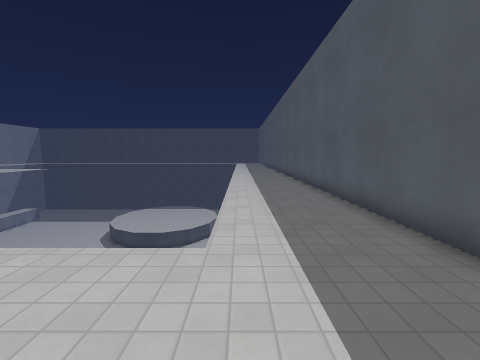
view 1 (above)

20 first-person views from a walk through a Godot game level. The camera is 1.5 m above the floor, tilts 6° down and sees 90° across. The floor is counted in squares, 1 m on a side. Each view is taken from the middle of a square. On the plan, view 1 faces up. The plan holds only what a view shows up to about 13 squares ahead; the rest is blank. The place goes on beyond the plan. Characters and animated objects are left out. Surface patterns are stand-ins for the level's own textures.

view 2
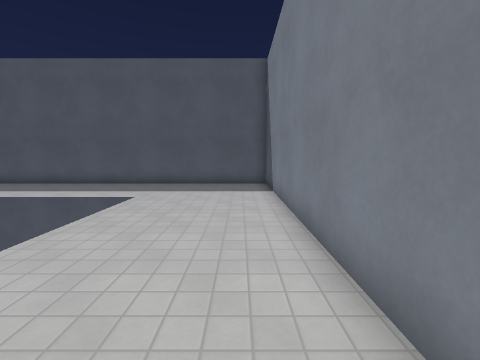

view 3
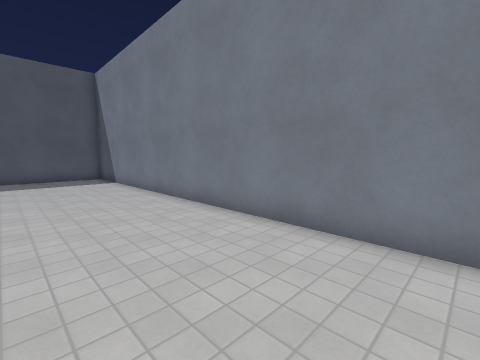

view 4
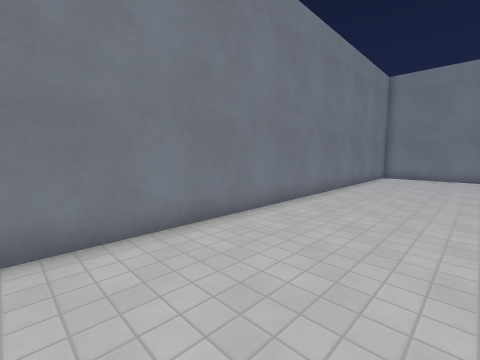

view 5
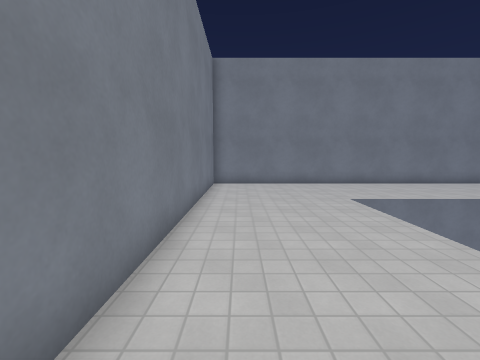

view 6
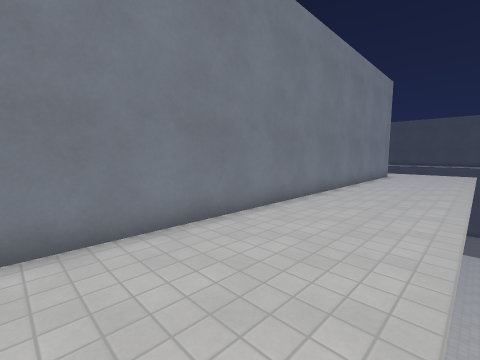

view 7
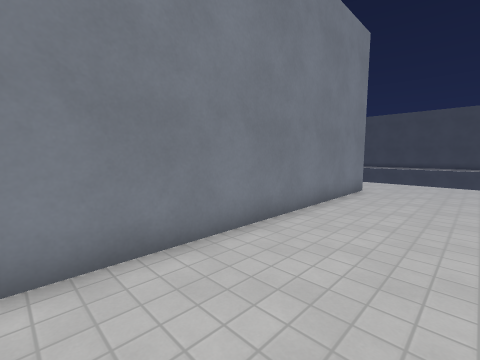

view 8
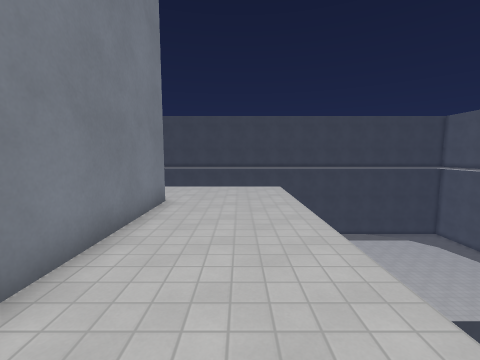

view 9
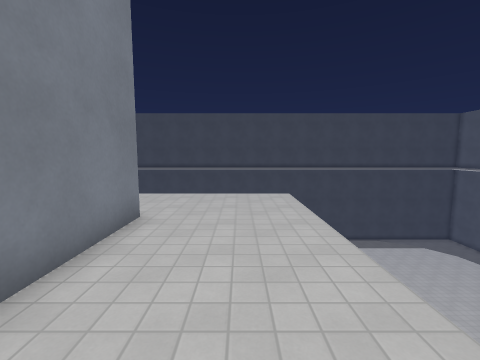

view 10
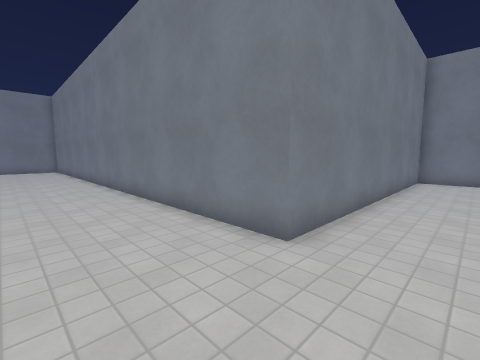

view 11
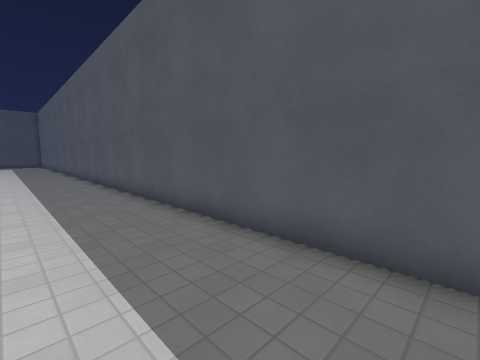

view 12
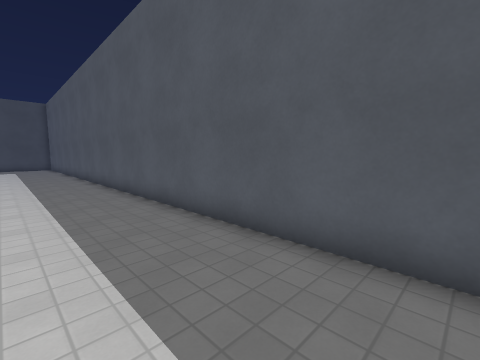

view 13
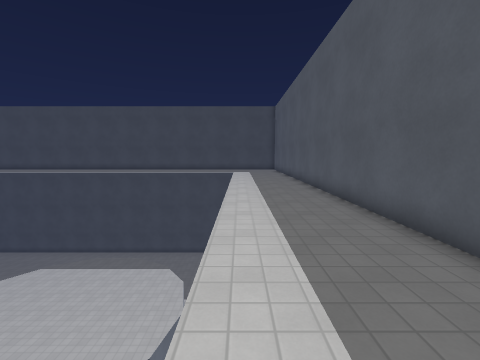

view 14
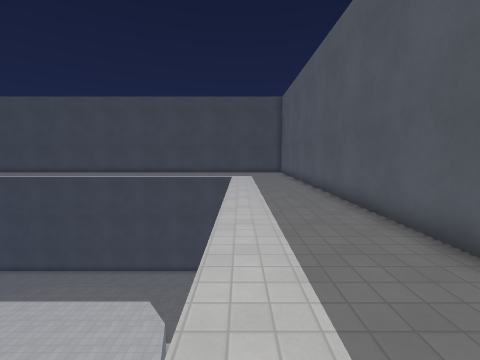

view 15
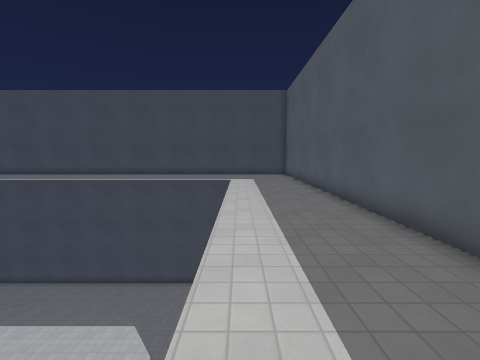

view 16
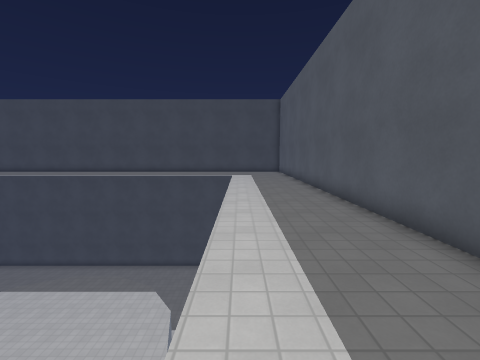

view 17
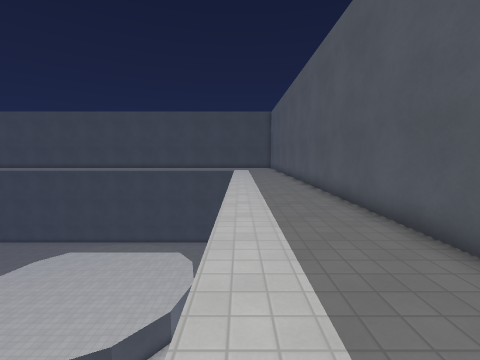

view 18
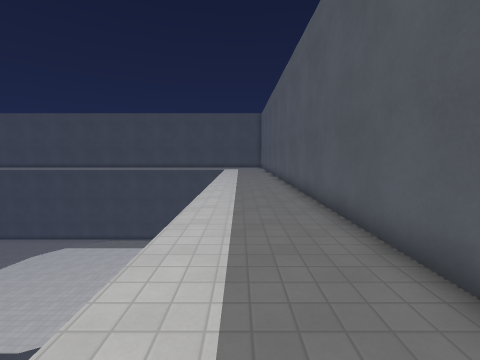

view 19
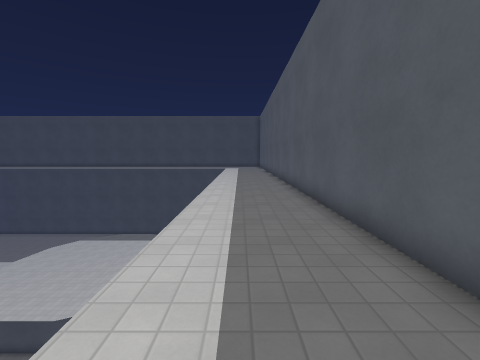

view 20
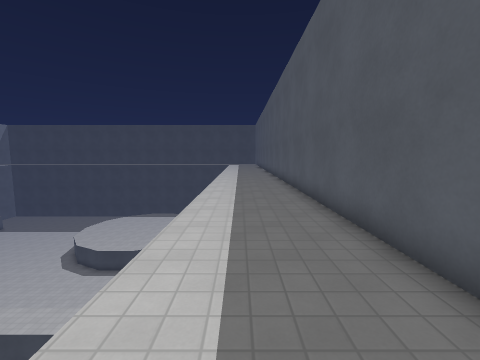

### Floor plan
Key: @ floor where view 1 was taken; # wall or solid block; . floor; D closed door; v drop or lower ground.
Columns run from 31 left of view 1 to 4 right of it. Each row starts with its distance up from view 1.
 39                                ....#
 38                   vvvvvvvvvv   ....#
 37                    vvvvvvvvv   ....#
 36                   vvvvvvvvvv   ....#
 35                   vvvvvvvvvv   ....#
 34                    vvvvvvvvvv  ....#
 33                     vvvvvvvvv v....#
 32                   vvvvvvvvvvv v....#
 31                    vvvvvvvvvv v....#
 30                     vvvvvvvv  v....#
 29                   vvvvvvvvvv  v....#
 28                    vvvvvvvvv  v...D#
 27                     vvvvvvv   v....#
 26                    vvvvvv     v....#
 25      ......v        vvvv      v...D#
 24 ...........v                  v...D#
 23 ...........v                  v....#
 22 ...........v                  v....#
 21 #######....v                  v...D#
 20       #....vv                 v...D#
 19       #....vv                 v....#
 18       #....v                  v....#
 17       #D...v       vvvvv      v...D#
 16       #D...v        vvvv      v...D#
 15       #....v                   ....#
 14       #....v                   ....#
 13       #....v                   ....#
 12       #....v                  v....#
 11       #....v                  v....#
 10       #....v                  v....#
  9       #....v                  v....#
  8       #D...v                  v....#
  7       #D...v                  v....#
  6       #....v                  v....#
  5       #....v                  v....#
  4       #....vvvvvv        vvvvvv....#
  3       #............................#
  2       #............................#
  1       #............................#
  0       #........................@...#
 -1       #...............DD...........#
 -2       ##############################

Positions as (right, up) in squares from view 1, and headings:
1: (0, 0), facing up
2: (-9, 0), facing right
3: (-13, 3), facing down-right
4: (-7, 3), facing down-left
5: (-12, 0), facing left
6: (-20, 3), facing up-left
7: (-21, 11), facing up-left
8: (-22, 14), facing up
9: (-22, 16), facing up
10: (-21, 24), facing down-left
11: (0, 8), facing up-right
12: (0, 15), facing up-right
13: (0, 20), facing up
14: (0, 24), facing up
15: (0, 26), facing up
16: (0, 23), facing up
17: (0, 17), facing up
18: (1, 16), facing up
19: (1, 14), facing up
20: (1, 5), facing up
